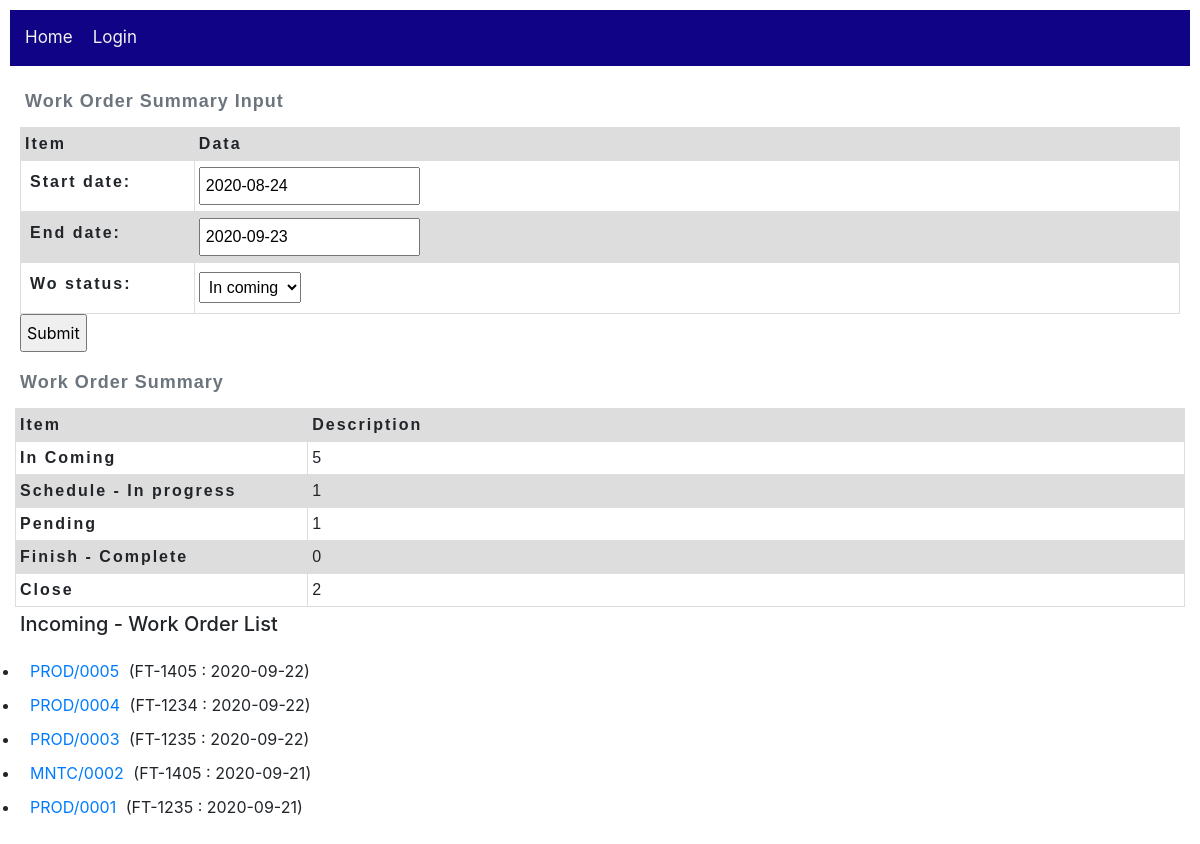
Page /workOrder/work_order/summary/ on the committed database.
### workOrder/models.py (models this page shows, shortened)
class Work_order(models.Model):
    wo_number = models.CharField(max_length=20, null=True)
    tagnumber = models.CharField(max_length=50, null=True, help_text='Enter tagnumber(eg. FT-1405)')
    problem = models.TextField(max_length=1000, null=True)
    originator = models.ForeignKey(User,
        on_delete=models.SET_NULL,
        null=True)
    dest_section = models.ForeignKey(Section,
        on_delete=models.SET_NULL,
        null=True)
    date_open = models.DateField()
    date_finish = models.DateField(null=True)
    status = models.ForeignKey(Action,
        on_delete=models.SET_NULL,
        null=True)
    priority = models.ForeignKey(Wo_priority,
        on_delete=models.SET_NULL,
        null=True)
    current_user_id = models.IntegerField(null=True)
    executor_user_id = models.IntegerField(null=True)
    class Meta:
        ordering = ['originator','status','wo_number']
    def get_absolute_url(self):
        return reverse('workOrder:work_order-detail', args=[str(self.id)])

### workOrder/views.py (the view, shortened to what this page needs)
# urls.py: path('work_order/summary/', views.WoSummaryReportView.as_view(), name='work_order-summary'),
class WoSummaryReportView(FormView):
    template_name = 'workOrder/WoSummaryReport_form.html'
    form_class = WoSummaryReportForm
    success_url = '/workOrder/work_order/summary/'
    def get_initial(self):
        initial = super(WoSummaryReportView, self).get_initial()
        end_date = datetime.date.today()
        start_date = end_date - datetime.timedelta(days=30)
        wo_status ='i'
        initial['start_date'] = self.request.GET.get("start_date",start_date)
        initial['end_date'] = self.request.GET.get("end_date",end_date)
        initial['wo_status'] = self.request.GET.get("wo_status",wo_status)
        return initial
    def get_context_data(self, **kwargs):
        PENDING_LIST = [
            "Need shutdown",
            "Need materials",
            "Need MOC",
            "Need Regulations"] #Shutdown, Need Material, MOC, Other
        FINISH_LIST = ["Finish", "Complete"] #finish, complete
        SCHEDULE_LIST = ["Execute", "In progress", "Schedule"] #Execute, in progress, schedule
        CLOSE_LIST = ["Close"] #close
        PENDING_STATUSES = []
        for sts in Action.objects.all().filter(name__in=PENDING_LIST):
            PENDING_STATUSES.append(sts)
        SCHEDULE_STATUSES = []
        for sts in Action.objects.all().filter(name__in=SCHEDULE_LIST):
            SCHEDULE_STATUSES.append(sts)
        FINISH_STATUSES = []
        for sts in Action.objects.all().filter(name__in=FINISH_LIST):
            FINISH_STATUSES.append(sts)
        CLOSE_STATUSES = []
        for sts in Action.objects.all().filter(name__in=CLOSE_LIST):
            CLOSE_STATUSES.append(sts)
        context = super().get_context_data(**kwargs)
        frm = context["form"]
        end_date = frm['end_date'].value()
        start_date = frm['start_date'].value()
        wo_status = frm['wo_status'].value()
        woList = Work_order.objects.all().filter(date_open__range=[start_date, end_date])
        if wo_status == 's':#schedule
            woList = woList.filter(status__in=SCHEDULE_STATUSES)
            caption = 'Schedule - Work Order List'
        elif wo_status == 't':#FINISH_LIST
            woList = woList.filter(status__in=FINISH_STATUSES)
            caption = 'Finish - Work Order List'
        elif wo_status == 'p':#PENDING_LIST
            woList = woList.filter(status__in=PENDING_STATUSES)
            caption = 'Pending - Work Order List'
        elif wo_status == 'c':#close
            woList = woList.filter(status__in=CLOSE_STATUSES)
            caption = 'Close - Work Order List'
        else:
            woList = woList
            caption = 'Incoming - Work Order List'
        context['wo_list'] = woList.order_by('-pk')
        woOpen = woList.count()
        context['caption'] = caption
        context['woOpen'] = woOpen
        woList = Work_order.objects.all().filter(date_open__range=[start_date, end_date])
        woClose = woList.filter(status__in=CLOSE_STATUSES).count()
        context['woClose'] = woClose
        woPending = woList.filter(status__in=PENDING_STATUSES).count()
        context['woPending'] = woPending
        woFinishComplete = woList.filter(status__in=FINISH_STATUSES).count()
        context['woFinishComplete'] = woFinishComplete
        woInprogress = woList.filter(status__in=SCHEDULE_STATUSES).count()
        context['woInprogress'] = woInprogress
        return context

### workOrder/forms.py (shortened to what this page needs)
class WoSummaryReportForm(forms.Form):
    WO_STATUS = (
        ('i', 'In coming'),
        ('p', 'Pending'),
        ('s', 'Schedule'),
        ('t', 'Complete'),
        ('c', 'Close'),
    )
    start_date = forms.DateField(widget=DateInput())
    end_date = forms.DateField(widget=DateInput())
    wo_status = forms.CharField(widget=Select(choices=WO_STATUS))

### workOrder/templates/workOrder/WoSummaryReport_form.html (shortened to what this page needs)
{% extends "base_workOrder.html" %}
{% block content %}
    <form action="" method="get">
        <table class="WoForm">
            <caption>Work Order Summary Input</caption>
            <thead>
                <tr>
                <th scope="col">Item</th>
                <th scope="col">Data</th>
                </tr>
            </thead>
            <tbody>
                {{ form.as_table }}
            </tbody>
        </table>
        <input type="submit" value="Submit">
    </form>
    <table class="WoSummary">
        <caption>Work Order Summary</caption>
        <thead>
            <tr>
                <th scope="col">Item</th>
                <th scope="col">Description</th>
            </tr>
        </thead>
        <tbody>
            <tr>
                <th scope="row">In Coming</th>
                <td>{{ woOpen }}</td>
            </tr>
            <tr>
                <th scope="row">Schedule - In progress</th>
                <td>{{ woInprogress }}</td>
            </tr>
            <tr>
                <th scope="row">Pending</th>
                <td>{{ woPending }}</td>
            </tr>
            <tr>
                <th scope="row">Finish - Complete</th>
                <td>{{ woFinishComplete }}</td>
            </tr>
            <tr>
                <th scope="row">Close</th>
                <td>{{ woClose }}</td>
            </tr>
        </tbody>
    </table>
    <h5 id="woListTitle">{{caption}}</h5>
    <ul>
        {% for work_order in wo_list %}
          <li>
            <a href="{{ work_order.get_absolute_url }}">{{ work_order.wo_number }}</a>
                ({{work_order.tagnumber}} : {{work_order.date_open}})
          </li>
        {% endfor %}
    </ul>
{% endblock %}

### workOrder/static/css/styles.css (style rules this page uses)
* { padding: 5px; }
* { box-sizing: border-box; }
table { table-layout: fixed; width: 100%; border-collapse: collapse; }
caption { font-family: sans-serif; font-size: 18px; font-weight: bold; caption-side: top; text-align: left; letter-spacing: 1px; }
td, th { border: 1px solid #dddddd; text-align: left; padding: 4px; }
th { letter-spacing: 2px; }
td { letter-spacing: 1px; }
thead th { background-color: #dddddd; }
tr:nth-child(even) { background-color: #dddddd; }
table.WoSummary { font-family: arial, sans-serif; }
table.WoSummary thead th:nth-child(1) { width: 25%; }
table.WoForm { font-family: arial, sans-serif; }
table.WoForm thead th:nth-child(1) { width: 15%; }

### rows in the picture
Work_order: wo_number "PROD/0005", tagnumber "FT-1405", date_open "2020-09-22"
Work_order: wo_number "PROD/0004", tagnumber "FT-1234", date_open "2020-09-22"
Work_order: wo_number "PROD/0003", tagnumber "FT-1235", date_open "2020-09-22"
Work_order: wo_number "MNTC/0002", tagnumber "FT-1405", date_open "2020-09-21"
Work_order: wo_number "PROD/0001", tagnumber "FT-1235", date_open "2020-09-21"

### other values in the picture
{{ woOpen }} "5"
{{ woInprogress }} "1"
{{ woPending }} "1"
{{ woFinishComplete }} "0"
{{ woClose }} "2"
{{ caption }} "Incoming - Work Order List"
